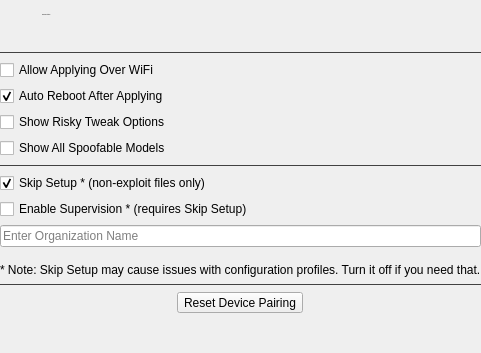
            <widget class="QWidget" name="settingsPage">
             <layout class="QVBoxLayout" name="verticalLayout_10">
              <property name="leftMargin">
               <number>0</number>
              </property>
              <property name="topMargin">
               <number>0</number>
              </property>
              <property name="rightMargin">
               <number>0</number>
              </property>
              <property name="bottomMargin">
               <number>0</number>
              </property>
              <item>
               <widget class="QWidget" name="horizontalWidget_4" native="true">
                <layout class="QHBoxLayout" name="horizontalLayout_13">
                 <property name="spacing">
                  <number>10</number>
                 </property>
                 <property name="leftMargin">
                  <number>0</number>
                 </property>
                 <property name="topMargin">
                  <number>9</number>
                 </property>
                 <property name="rightMargin">
                  <number>0</number>
                 </property>
                 <property name="bottomMargin">
                  <number>9</number>
                 </property>
                 <item>
                  <widget class="QToolButton" name="toolButton_7">
                   <property name="enabled">
                    <bool>false</bool>
                   </property>
                   <property name="styleSheet">
                    <string notr="true">QToolButton {
	icon-size: 24px;
	background-color: transparent;
	padding-left: 0px;
	padding-right: 5px;
	border-radius: 0px;
}</string>
                   </property>
                   <property name="icon">
                    <iconset>
                     <normaloff>:/icon/gear.svg</normaloff>:/icon/gear.svg</iconset>
                   </property>
                  </widget>
                 </item>
                 <item>
                  <widget class="QWidget" name="verticalWidget_3" native="true">
                   <layout class="QVBoxLayout" name="verticalLayout_7">
                    <property name="spacing">
                     <number>6</number>
                    </property>
                    <property name="leftMargin">
                     <number>0</number>
                    </property>
                    <property name="topMargin">
                     <number>0</number>
                    </property>
                    <property name="rightMargin">
                     <number>0</number>
                    </property>
                    <property name="bottomMargin">
                     <number>0</number>
                    </property>
                    <item>
                     <widget class="QLabel" name="springboardOptionsLbl">
                      <property name="font">
                       <font>
                        <pointsize>-1</pointsize>
                        <bold>false</bold>
                       </font>
                      </property>
                      <property name="text">
                       <string>MySparse Settings</string>
                      </property>
                     </widget>
                    </item>
                    <item>
                     <spacer name="verticalSpacer_17">
                      <property name="orientation">
                       <enum>Qt::Vertical</enum>
                      </property>
                      <property name="sizeType">
                       <enum>QSizePolicy::Fixed</enum>
                      </property>
                      <property name="sizeHint" stdset="0">
                       <size>
                        <width>20</width>
                        <height>16</height>
                       </size>
                      </property>
                     </spacer>
                    </item>
                   </layout>
                  </widget>
                 </item>
                 <item>
                  <spacer name="horizontalSpacer_6">
                   <property name="orientation">
                    <enum>Qt::Horizontal</enum>
                   </property>
                   <property name="sizeHint" stdset="0">
                    <size>
                     <width>40</width>
                     <height>20</height>
                    </size>
                   </property>
                  </spacer>
                 </item>
                </layout>
               </widget>
              </item>
              <item>
               <widget class="Line" name="line_11">
                <property name="styleSheet">
                 <string notr="true">QFrame {
	color: #414141;
}</string>
                </property>
                <property name="frameShadow">
                 <enum>QFrame::Plain</enum>
                </property>
                <property name="orientation">
                 <enum>Qt::Horizontal</enum>
                </property>
               </widget>
              </item>
              <item>
               <widget class="QWidget" name="settingsPageContent" native="true">
                <property name="enabled">
                 <bool>true</bool>
                </property>
                <property name="maximumSize">
                 <size>
                  <width>650</width>
                  <height>16777215</height>
                 </size>
                </property>
                <layout class="QVBoxLayout" name="_2">
                 <property name="leftMargin">
                  <number>0</number>
                 </property>
                 <property name="topMargin">
                  <number>0</number>
                 </property>
                 <property name="rightMargin">
                  <number>0</number>
                 </property>
                 <property name="bottomMargin">
                  <number>0</number>
                 </property>
                 <item>
                  <widget class="QCheckBox" name="allowWifiApplyingChk">
                   <property name="text">
                    <string>Allow Applying Over WiFi</string>
                   </property>
                   <property name="checked">
                    <bool>false</bool>
                   </property>
                  </widget>
                 </item>
                 <item>
                  <widget class="QCheckBox" name="autoRebootChk">
                   <property name="text">
                    <string>Auto Reboot After Applying</string>
                   </property>
                   <property name="checked">
                    <bool>true</bool>
                   </property>
                  </widget>
                 </item>
                 <item>
                  <widget class="QCheckBox" name="showRiskyChk">
                   <property name="text">
                    <string>Show Risky Tweak Options</string>
                   </property>
                  </widget>
                 </item>
                 <item>
                  <widget class="QCheckBox" name="showAllSpoofableChk">
                   <property name="toolTip">
                    <string>Show models for other device types in the AI device spoofing tab.</string>
                   </property>
                   <property name="statusTip">
                    <string/>
                   </property>
                   <property name="whatsThis">
                    <string/>
                   </property>
                   <property name="text">
                    <string>Show All Spoofable Models</string>
                   </property>
                  </widget>
                 </item>
                 <item>
                  <widget class="Line" name="line_24">
                   <property name="styleSheet">
                    <string notr="true">QFrame {
	color: #414141;
}</string>
                   </property>
                   <property name="frameShadow">
                    <enum>QFrame::Plain</enum>
                   </property>
                   <property name="orientation">
                    <enum>Qt::Horizontal</enum>
                   </property>
                  </widget>
                 </item>
                 <item>
                  <widget class="QCheckBox" name="skipSetupChk">
                   <property name="text">
                    <string>Skip Setup * (non-exploit files only)</string>
                   </property>
                   <property name="checked">
                    <bool>true</bool>
                   </property>
                  </widget>
                 </item>
                 <item>
                  <widget class="QCheckBox" name="supervisionChk">
                   <property name="enabled">
                    <bool>true</bool>
                   </property>
                   <property name="text">
                    <string>Enable Supervision * (requires Skip Setup)</string>
                   </property>
                   <property name="checked">
                    <bool>false</bool>
                   </property>
                  </widget>
                 </item>
                 <item>
                  <widget class="QLineEdit" name="supervisionOrganization">
                   <property name="placeholderText">
                    <string>Enter Organization Name</string>
                   </property>
                  </widget>
                 </item>
                 <item>
                  <spacer name="verticalSpacer_21">
                   <property name="orientation">
                    <enum>Qt::Vertical</enum>
                   </property>
                   <property name="sizeType">
                    <enum>QSizePolicy::Fixed</enum>
                   </property>
                   <property name="sizeHint" stdset="0">
                    <size>
                     <width>20</width>
                     <height>10</height>
                    </size>
                   </property>
                  </spacer>
                 </item>
                 <item>
                  <widget class="QLabel" name="label_15">
                   <property name="text">
                    <string>* Note: Skip Setup may cause issues with configuration profiles. Turn it off if you need that.</string>
                   </property>
                  </widget>
                 </item>
                 <item>
                  <widget class="Line" name="line_20">
                   <property name="styleSheet">
                    <string notr="true">QFrame {
	color: #414141;
}</string>
                   </property>
                   <property name="frameShadow">
                    <enum>QFrame::Plain</enum>
                   </property>
                   <property name="orientation">
                    <enum>Qt::Horizontal</enum>
                   </property>
                  </widget>
                 </item>
                 <item>
                  <layout class="QHBoxLayout" name="deviceSettingsBtns">
                   <property name="bottomMargin">
                    <number>0</number>
                   </property>
                   <item>
                    <widget class="QToolButton" name="resetPairBtn">
                     <property name="text">
                      <string>Reset Device Pairing</string>
                     </property>
                    </widget>
                   </item>
                  </layout>
                 </item>
                 <item>
                  <spacer name="verticalSpacer_5">
                   <property name="orientation">
                    <enum>Qt::Vertical</enum>
                   </property>
                   <property name="sizeHint" stdset="0">
                    <size>
                     <width>20</width>
                     <height>40</height>
                    </size>
                   </property>
                  </spacer>
                 </item>
                </layout>
               </widget>
              </item>
             </layout>
            </widget>
